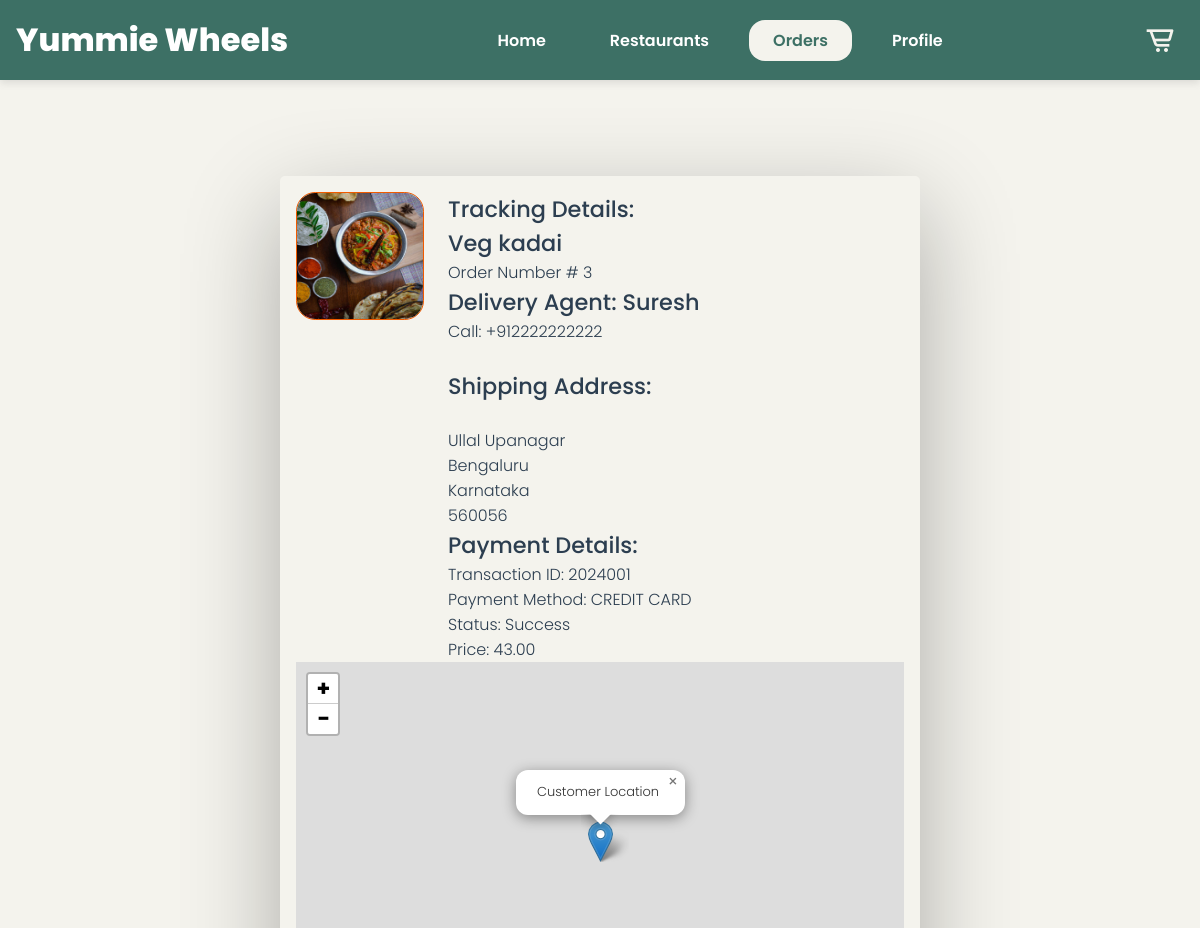
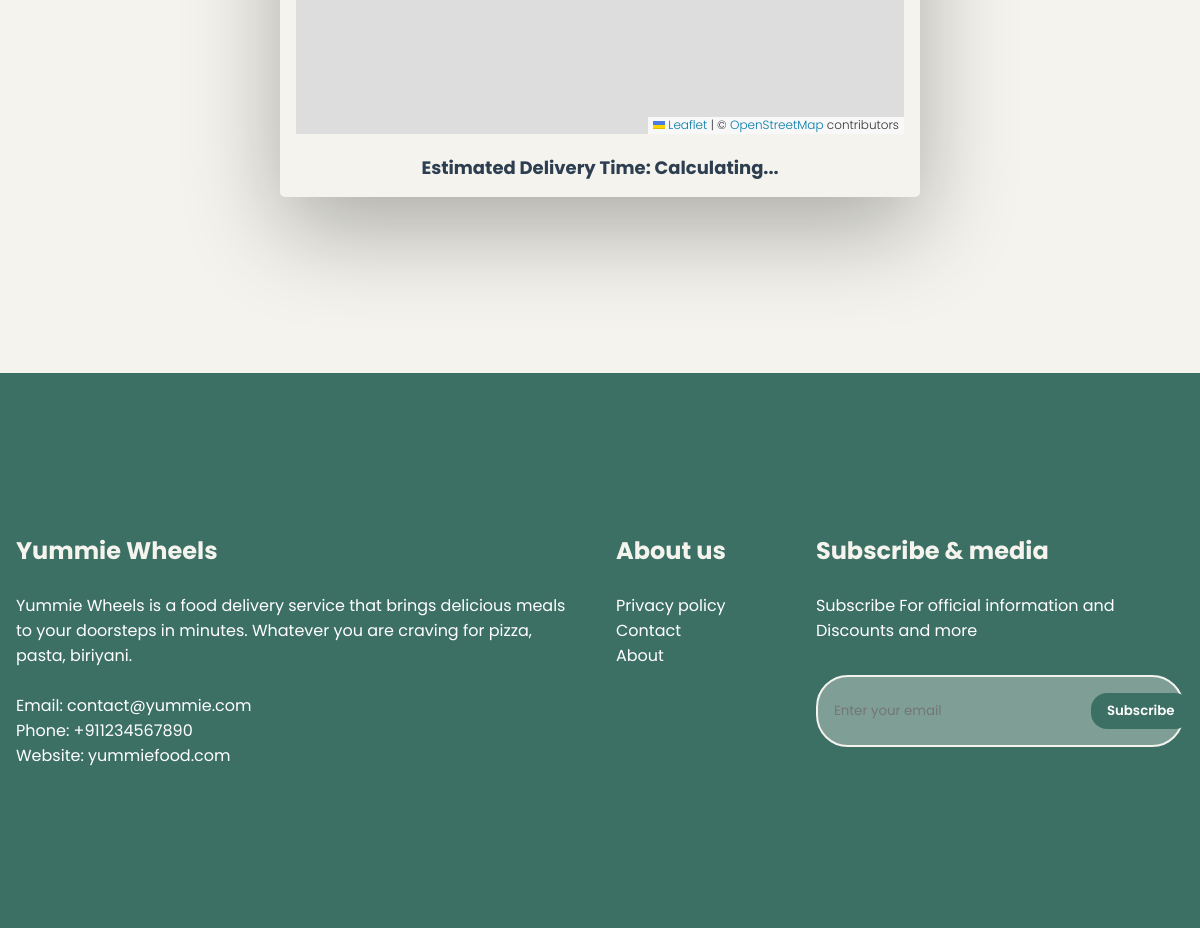
/status.php?oid=3 (signed in), run on the app's committed database (2 pictures, top to bottom).
### tables this page shows
CREATE TABLE `orders` (
  `order_id` int(11) NOT NULL,
  `user_id` int(11) NOT NULL,
  `order_total` decimal(10,2) NOT NULL,
  `delivery_status` varchar(20) NOT NULL,
  `driver_id` int(11) NOT NULL,
  `menu_id` int(11) NOT NULL
);

CREATE TABLE `menu` (
  `menu_id` int(11) NOT NULL,
  `restaurant_id` int(11) NOT NULL,
  `item_name` varchar(255) NOT NULL,
  `price` decimal(10,2) NOT NULL,
  `img` varchar(255) NOT NULL
);

CREATE TABLE `drivers` (
  `driver_id` int(11) NOT NULL,
  `name` varchar(255) NOT NULL,
  `phone` varchar(20) NOT NULL,
  `location` varchar(255) NOT NULL,
  `email` varchar(255) NOT NULL
);

CREATE TABLE `address` (
  `address_id` int(11) NOT NULL,
  `user_id` int(11) NOT NULL,
  `state` varchar(255) NOT NULL,
  `city` varchar(255) NOT NULL,
  `street` varchar(255) NOT NULL,
  `pincode` int(11) NOT NULL,
  `latitude` decimal(10,8) DEFAULT NULL,
  `longitude` decimal(11,8) DEFAULT NULL
);

CREATE TABLE `payment` (
  `payment_id` int(11) NOT NULL,
  `order_id` int(11) NOT NULL,
  `payment_method` varchar(20) NOT NULL,
  `amount` decimal(10,2) NOT NULL,
  `status` varchar(20) NOT NULL
);

### status.php (the view, shortened to what this page needs)
<?php
include 'db_connect.php';
$oid = $_GET['oid'];
$sqlo = "SELECT Address.state as state, Address.city as city, Address.street as street, Address.pincode as pin,
                Address.latitude as cust_lat, Address.longitude as cust_lng,
                Menu.item_name as mname, Orders.order_id as oid, Orders.order_total as price,
                Drivers.name as dname, Orders.delivery_status as status, Menu.img as img, Drivers.phone,
                Restaurants.latitude as res_lat, Restaurants.longitude as res_lng
         FROM Orders
         JOIN Address ON Orders.user_id = Address.user_id
         JOIN Menu ON Orders.menu_id = Menu.menu_id
         JOIN Drivers ON Orders.driver_id = Drivers.driver_id
         JOIN Restaurants ON Menu.restaurant_id = Restaurants.restaurant_id
         WHERE order_id = $oid";
$reso = mysqli_query($conn, $sqlo);
$row = mysqli_fetch_assoc($reso);
$mname = $row['mname'];
$dname = $row['dname'];
$img = $row['img'];
$phone = $row['phone'];
$state = $row['state'];
$street = $row['street'];
$city = $row['city'];
$pin = $row['pin'];
$sqll = "SELECT * FROM Payment WHERE order_id = $oid";
$ress = mysqli_query($conn, $sqll);
$rest = mysqli_fetch_assoc($ress);
$pid = $rest["payment_id"];
$pm = $rest["payment_method"];
$pst = $rest["status"];
$pr = $rest["amount"];
?>
<!DOCTYPE html>
<html lang="en">
<head>
    <link href='https://unpkg.com/boxicons@2.0.7/css/boxicons.min.css' rel='stylesheet'>
    <link rel="stylesheet" href="./css/style.css">
    <link rel="stylesheet" href="https://unpkg.com/leaflet@1.7.1/dist/leaflet.css" />
    <link rel="stylesheet" href="https://unpkg.com/leaflet-routing-machine@3.2.12/dist/leaflet-routing-machine.css" />
</head>
<body>
    <div class="nav">
        <div class="menu-wrap">
            <a href="./index.php">
                <div class="logo">
                    Yummie Wheels
                </div>
            </a>
            <div class="menu h-xs">
                <a href="./index.php">
                    <div class="menu-item">
                        Home
                    </div>
                </a>
                <a href="./res.php">
                    <div class="menu-item">
                        Restaurants
                    </div>
                </a>
                <a href="./order.php">
                    <div class="menu-item active">
                        Orders
                    </div>
                </a>
                <a href="./login.php">
                    <div class="menu-item">
                        <?php
                        if (!isset($_SESSION['uid'])) {
                            echo "Login";
                        } else {
                            echo "Profile";
                        }
                        ?>
                    </div>
                </a>
            </div>
            <div class="right-menu">
                <div class="cart-btn">
                    <i class='bx bx-cart-alt'></i>
                </div>
            </div>
        </div>
    </div>
    <section>
        <section class="root">
            <figure>
                <img src="<?php echo $img ?>" alt="" class="figure-img">
                <figcaption>
                    <h4>Tracking Details:</h4>
                    <h4><?php echo $mname ?></h4>
                    <h6>Order Number # <?php echo $oid ?></h6>
                    <h4>Delivery Agent: <?php echo $dname ?></h4>
                    <h6>Call:<a href="tel:+91<?php echo $phone ?>"> +91<?php echo $phone ?></a></h6>
                    <br>
                    <h4>Shipping Address:</h4><br>
                    <h6><?php echo $street . "<br>" . $city . "<br>" . $state . "<br>" . $pin; ?></h6>
                    <h4>Payment Details:</h4>
                    <h6><?php echo "Transaction ID: " . $pid . "<br>Payment Method: " . $pm . "<br>Status: " . $pst . "<br> Price: " . $pr; ?></h6>
                </figcaption>
            </figure>
            <div id="map" style="height: 400px; width: 100%;"></div>
            <div id="time" style="text-align: center; margin-top: 20px; font-size: 18px; font-weight: bold;">
                Estimated Delivery Time: <span id="estimated-time">Calculating...</span>
            </div>
        </section>
    </section>
    <section class="footer bg-img" style="background-color: var(--third-color);">
        <div class="container">
            <div class="row">
                <div class="col-6 col-xs-12">
                    <h1>
                        Yummie Wheels
                    </h1>
                    <br>
                    <p>Yummie Wheels is a food delivery service that brings delicious meals to your doorsteps in minutes. Whatever you are craving for pizza, pasta, biriyani.</p>
                    <br>
                    <p>Email: <a href="mailto:contact@yummie.com">contact@yummie.com</a></p>
                    <p>Phone: <a href="tel:+911234567890">+911234567890</a></p>
                    <p>Website: yummiefood.com</p>
                </div>
                <div class="col-2 col-xs-12">
                    <h1>
                        About us
                    </h1>
                    <br>
                    <p>
                        <a href="#">
                            Privacy policy
                        </a>
                    </p>
                    <p>
                        <a href="#">
                            Contact
                        </a>
                    </p>
                    <p>
                        <a href="#">
                            About
                        </a>
                    </p>
                </div>
                <div class="col-4 col-xs-12">
                    <h1>
                        Subscribe & media
                    </h1>
                    <br>
                    <p>Subscribe For official information and Discounts and more</p>
                    <div class="input-group" style="background-color: var(--secondary-color);">
                        <input required="text" placeholder="Enter your email">
                        <button onClick="window.location.href='./login.php';">
                            Subscribe
                        </button>
                    </div>
                </div>
            </div>
        </div>
    </section>
</body>
</html>

### css/style.css (style rules this page uses)
:root { --primary-color: #F4F3ED; --secondary-color:#7F9F96; --third-color:#3D7065; --background-color: #F4F3ED; --extra-color:#628A80; --secon-color: #9da2ad; --grey: #7a7a7b; --white: #ffffff; }
* { font-family: 'Poppins', sans-serif; margin: 0; padding: 0; box-sizing: border-box; }
a { color: unset; text-decoration: none; }
body, html { background-color: var(--background-color); scroll-behavior: smooth; position: relative; overflow-x: hidden; }
.nav { position: fixed; top: 0; left: 0; width: 100%; z-index: 99; background-color: var(--third-color); box-shadow: rgba(99, 99, 99, 0.2) 0px 2px 8px 0px; }
.menu-wrap { max-width: 1366px; margin: auto; display: flex; align-items: center; justify-content: space-between; padding: 1rem; }
.logo { font-size: 2rem; font-weight: 800; color: white; }
.menu { display: flex; align-items: center; justify-content: center; }
.menu-item { margin-left: 1rem; padding: .5rem 1.5rem; font-weight: 600; color: var(--white); transition: .5s ease-in-out; cursor: pointer; }
.menu-item:hover, .menu-item.active { color: var(--third-color); background-color: var(--primary-color); border-radius: 1rem; }
.cart-btn { width: 3rem; height: 3rem; display: flex; align-items: center; justify-content: center; color: var(--primary-color); font-size: 2rem; cursor: pointer; transition: .5s ease-in-out; }
.bg-img { background-position: center; background-size: cover; background-repeat: no-repeat; }
.container { width: 100%; margin: 0 auto; }
section { padding: 9rem 0; }
.footer { color: var(--white); }
.footer h1 { color: var(--primary-color); }
.input-group { padding: 1rem; border: .125rem solid var(--primary-color); border-radius: 2rem; display: flex; justify-content: space-between; margin-top: 2rem; }
.input-group input { flex: auto; outline: none; border: none; color: var(--primary-color); background-color: transparent; }
.input-group button { padding: .5rem 1rem; outline: none; border: none; background-color: var(--third-color); border-radius: 1rem; color: var(--white); font-weight: 600; cursor: pointer; }
.row { display: flex; flex-wrap: wrap; }
[class*="col-"] { padding: 1rem; }
.col-2 { width: 16.66%; }
.col-4 { width: 33.33%; }
.col-6 { width: 50%; }
h2, h4, h6 { margin: 0; padding: 0; display: inline-block; }
.root { padding: 1rem; border-radius: 5px; box-shadow: 0 2rem 6rem rgba(0, 0, 0, 0.3); color: #2c3e50; font-family: 'Montserrat', sans-serif; width: 40rem; font-weight: 300; min-height: 100vh; position: relative; display: block; margin: 2rem auto; }
figure { display: flex; }
.figure-img { width: 8rem; height: 8rem; border-radius: 15%; border: 1.5px solid #f05a00; margin-right: 1.5rem; }
figure figcaption { display: flex; flex-direction: column; justify-content: space-evenly; }
figure figcaption h4 { font-size: 1.4rem; font-weight: 500; }
figure figcaption h6 { font-size: 1rem; font-weight: 300; }

### data on the page
orders: menu.img (picture), menu.item_name "Veg kadai", driver.name "Suresh", driver.phone "2222222222", address.street "Ullal Upanagar", address.city "Bengaluru", address.state "Karnataka", address.pincode "560056"
payment: payment_id "2024001", payment_method "CREDIT CARD", status "Success", amount "43.00"

### other printed values
$oid "3"
